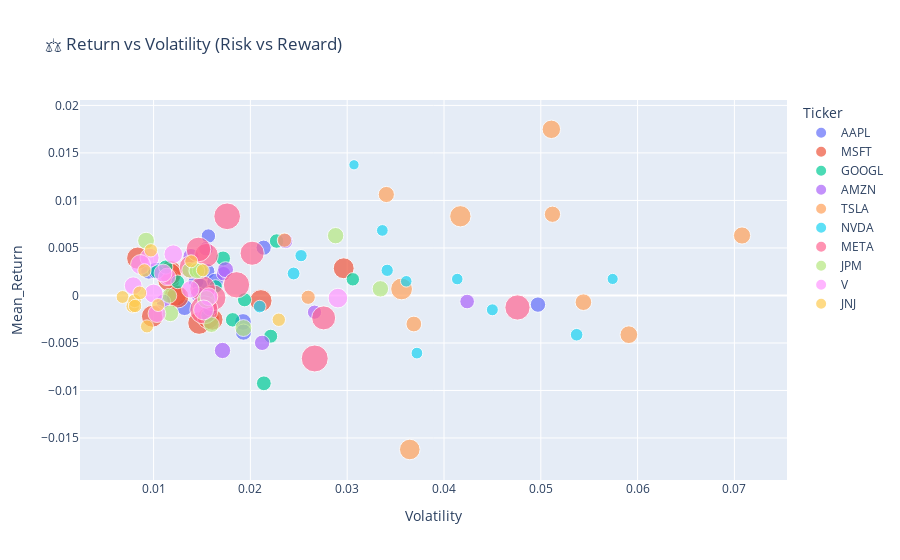

Source (notebook cell):
### Code cell
fig = px.scatter(df,
                 x='Volatility',
                 y='Mean_Return',
                 color='Ticker',
                 size='trend_ema_fast',
                 hover_data=['Month'],
                 title='⚖️ Return vs Volatility (Risk vs Reward)')
fig.show()

### Figure 1 — Plotly figure (JSON) as saved in the notebook; plotly's stock layout.template omitted (floating-point values rounded to 4 significant figures)
{"data": [{"customdata": [["2024-05-01"], ["2024-06-01"], ["2024-07-01"], ["2024-08-01"], ["2024-09-01"], ["2024-10-01"], ["2024-11-01"], ["2024-12-01"], ["2025-01-01"], ["2025-02-01"], ["2025-03-01"], ["2025-04-01"]], "hovertemplate": "Ticker=AAPL<br>Volatility=%{x}<br>Mean_Return=%{y}<br>trend_ema_fast=%{marker.size}<br>Month=%{customdata[0]}<extra></extra>", "legendgroup": "AAPL", "marker": {"color": "#636efa", "size": [180.4, 199.5, 220.5, 219.6, 222.8, 228.2, 227.0, 243.3, 239.0, 236.0, 227.7, 204.9], "sizemode": "area", "sizeref": 1.727, "symbol": "circle"}, "mode": "markers", "name": "AAPL", "orientation": "v", "showlegend": true, "type": "scatter", "x": [0.01566, 0.02137, 0.01551, 0.01439, 0.01481, 0.0132, 0.009501, 0.01024, 0.01924, 0.01635, 0.01929, 0.04971], "xaxis": "x", "y": [0.006251, 0.005025, 0.002526, 0.001549, 0.0009701, -0.001259, 0.002567, 0.00261, -0.002785, 0.001473, -0.003861, -0.0009618], "yaxis": "y"}, {"customdata": [["2024-05-01"], ["2024-06-01"], ["2024-07-01"], ["2024-08-01"], ["2024-09-01"], ["2024-10-01"], ["2024-11-01"], ["2024-12-01"], ["2025-01-01"], ["2025-02-01"], ["2025-03-01"], ["2025-04-01"]], "hovertemplate": "Ticker=MSFT<br>Volatility=%{x}<br>Mean_Return=%{y}<br>trend_ema_fast=%{marker.size}<br>Month=%{customdata[0]}<extra></extra>", "legendgroup": "MSFT", "marker": {"color": "#EF553B", "size": [409.6, 428.2, 445.3, 413.7, 418.0, 418.9, 417.1, 434.2, 427.7, 414.2, 391.6, 378.1], "sizemode": "area", "sizeref": 1.727, "symbol": "circle"}, "mode": "markers", "name": "MSFT", "orientation": "v", "showlegend": true, "type": "scatter", "x": [0.01174, 0.008363, 0.0147, 0.01226, 0.01156, 0.01566, 0.01174, 0.01248, 0.02109, 0.009875, 0.01607, 0.02964], "xaxis": "x", "y": [0.002529, 0.003928, -0.002897, 2.252e-05, 0.001618, -0.002366, 0.00223, -0.000146, -0.0005559, -0.002188, -0.002537, 0.002864], "yaxis": "y"}, {"customdata": [["2024-05-01"], ["2024-06-01"], ["2024-07-01"], ["2024-08-01"], ["2024-09-01"], ["2024-10-01"], ["2024-11-01"], ["2024-12-01"], ["2025-01-01"], ["2025-02-01"], ["2025-03-01"], ["2025-04-01"]], "hovertemplate": "Ticker=GOOGL<br>Volatility=%{x}<br>Mean_Return=%{y}<br>trend_ema_fast=%{marker.size}<br>Month=%{customdata[0]}<extra></extra>", "legendgroup": "GOOGL", "marker": {"color": "#00cc96", "size": [167.9, 175.1, 181.4, 165.6, 158.4, 163.7, 172.2, 181.3, 193.3, 189.6, 169.4, 156.0], "sizemode": "area", "sizeref": 1.727, "symbol": "circle"}, "mode": "markers", "name": "GOOGL", "orientation": "v", "showlegend": true, "type": "scatter", "x": [0.01038, 0.01126, 0.01817, 0.0156, 0.01641, 0.01249, 0.01939, 0.02271, 0.01718, 0.02139, 0.0221, 0.03058], "xaxis": "x", "y": [0.002501, 0.002989, -0.002565, -0.002096, 0.0009464, 0.001433, -0.0004557, 0.005727, 0.003892, -0.009247, -0.004287, 0.001699], "yaxis": "y"}, {"customdata": [["2024-05-01"], ["2024-06-01"], ["2024-07-01"], ["2024-08-01"], ["2024-09-01"], ["2024-10-01"], ["2024-11-01"], ["2024-12-01"], ["2025-01-01"], ["2025-02-01"], ["2025-03-01"], ["2025-04-01"]], "hovertemplate": "Ticker=AMZN<br>Volatility=%{x}<br>Mean_Return=%{y}<br>trend_ema_fast=%{marker.size}<br>Month=%{customdata[0]}<extra></extra>", "legendgroup": "AMZN", "marker": {"color": "#ab63fa", "size": [183.5, 183.9, 191.3, 175.0, 181.2, 186.8, 200.2, 219.0, 225.5, 230.0, 204.0, 185.1], "sizemode": "area", "sizeref": 1.727, "symbol": "circle"}, "mode": "markers", "name": "AMZN", "orientation": "v", "showlegend": true, "type": "scatter", "x": [0.01101, 0.01541, 0.01584, 0.02662, 0.01723, 0.01456, 0.02361, 0.01744, 0.01387, 0.01712, 0.02121, 0.04239], "xaxis": "x", "y": [-0.0006284, 0.004913, -0.001378, -0.00176, 0.00229, 0.0001187, 0.005733, 0.002713, 0.004103, -0.005791, -0.004986, -0.0006396], "yaxis": "y"}, {"customdata": [["2024-05-01"], ["2024-06-01"], ["2024-07-01"], ["2024-08-01"], ["2024-09-01"], ["2024-10-01"], ["2024-11-01"], ["2024-12-01"], ["2025-01-01"], ["2025-02-01"], ["2025-03-01"], ["2025-04-01"]], "hovertemplate": "Ticker=TSLA<br>Volatility=%{x}<br>Mean_Return=%{y}<br>trend_ema_fast=%{marker.size}<br>Month=%{customdata[0]}<extra></extra>", "legendgroup": "TSLA", "marker": {"color": "#FFA15A", "size": [175.0, 179.2, 229.6, 214.0, 225.6, 239.0, 294.5, 391.5, 410.8, 366.9, 271.8, 256.0], "sizemode": "area", "sizeref": 1.727, "symbol": "circle"}, "mode": "markers", "name": "TSLA", "orientation": "v", "showlegend": true, "type": "scatter", "x": [0.02597, 0.02352, 0.0512, 0.03688, 0.03404, 0.0544, 0.05109, 0.04169, 0.03562, 0.03647, 0.0591, 0.07079], "xaxis": "x", "y": [-0.0001899, 0.005822, 0.008547, -0.003004, 0.01063, -0.0007068, 0.01748, 0.008334, 0.0006854, -0.01621, -0.004128, 0.006311], "yaxis": "y"}, {"customdata": [["2024-05-01"], ["2024-06-01"], ["2024-07-01"], ["2024-08-01"], ["2024-09-01"], ["2024-10-01"], ["2024-11-01"], ["2024-12-01"], ["2025-01-01"], ["2025-02-01"], ["2025-03-01"], ["2025-04-01"]], "hovertemplate": "Ticker=NVDA<br>Volatility=%{x}<br>Mean_Return=%{y}<br>trend_ema_fast=%{marker.size}<br>Month=%{customdata[0]}<extra></extra>", "legendgroup": "NVDA", "marker": {"color": "#19d3f3", "size": [91.5, 118.5, 124.0, 115.6, 115.9, 129.9, 141.7, 138.2, 137.3, 130.6, 118.9, 107.5], "sizemode": "area", "sizeref": 1.727, "symbol": "circle"}, "mode": "markers", "name": "NVDA", "orientation": "v", "showlegend": true, "type": "scatter", "x": [0.0307, 0.03363, 0.045, 0.04137, 0.0361, 0.02523, 0.02446, 0.02096, 0.0537, 0.03413, 0.0372, 0.05742], "xaxis": "x", "y": [0.01375, 0.006844, -0.001512, 0.001726, 0.00149, 0.004189, 0.002312, -0.001172, -0.004133, 0.002647, -0.006068, 0.001738], "yaxis": "y"}, {"customdata": [["2024-05-01"], ["2024-06-01"], ["2024-07-01"], ["2024-08-01"], ["2024-09-01"], ["2024-10-01"], ["2024-11-01"], ["2024-12-01"], ["2025-01-01"], ["2025-02-01"], ["2025-03-01"], ["2025-04-01"]], "hovertemplate": "Ticker=META<br>Volatility=%{x}<br>Mean_Return=%{y}<br>trend_ema_fast=%{marker.size}<br>Month=%{customdata[0]}<extra></extra>", "legendgroup": "META", "marker": {"color": "#FF6692", "size": [465.2, 489.2, 498.2, 503.5, 526.4, 574.8, 572.5, 599.7, 616.0, 690.6, 630.1, 550.1], "sizemode": "area", "sizeref": 1.727, "symbol": "circle"}, "mode": "markers", "name": "META", "orientation": "v", "showlegend": true, "type": "scatter", "x": [0.01385, 0.01546, 0.02757, 0.02018, 0.01464, 0.01614, 0.01507, 0.01857, 0.0176, 0.0152, 0.02665, 0.04759], "xaxis": "x", "y": [0.003001, 0.004229, -0.002361, 0.004446, 0.004839, -0.000245, 0.0006986, 0.001121, 0.00833, -0.001516, -0.006633, -0.001264], "yaxis": "y"}, {"customdata": [["2024-05-01"], ["2024-06-01"], ["2024-07-01"], ["2024-08-01"], ["2024-09-01"], ["2024-10-01"], ["2024-11-01"], ["2024-12-01"], ["2025-01-01"], ["2025-02-01"], ["2025-03-01"], ["2025-04-01"]], "hovertemplate": "Ticker=JPM<br>Volatility=%{x}<br>Mean_Return=%{y}<br>trend_ema_fast=%{marker.size}<br>Month=%{customdata[0]}<extra></extra>", "legendgroup": "JPM", "marker": {"color": "#B6E880", "size": [191.3, 193.3, 202.4, 206.0, 209.4, 213.0, 231.7, 239.7, 246.9, 267.1, 245.6, 234.6], "sizemode": "area", "sizeref": 1.727, "symbol": "circle"}, "mode": "markers", "name": "JPM", "orientation": "v", "showlegend": true, "type": "scatter", "x": [0.01434, 0.01162, 0.01371, 0.01481, 0.01598, 0.01448, 0.0288, 0.01173, 0.009224, 0.01545, 0.01928, 0.03343], "xaxis": "x", "y": [0.002703, -3.199e-05, 0.002653, 0.002603, -0.003072, 0.00259, 0.006293, -0.00188, 0.005761, -0.00041, -0.003431, 0.0006963], "yaxis": "y"}, {"customdata": [["2024-05-01"], ["2024-06-01"], ["2024-07-01"], ["2024-08-01"], ["2024-09-01"], ["2024-10-01"], ["2024-11-01"], ["2024-12-01"], ["2025-01-01"], ["2025-02-01"], ["2025-03-01"], ["2025-04-01"]], "hovertemplate": "Ticker=V<br>Volatility=%{x}<br>Mean_Return=%{y}<br>trend_ema_fast=%{marker.size}<br>Month=%{customdata[0]}<extra></extra>", "legendgroup": "V", "marker": {"color": "#FF97FF", "size": [272.5, 271.6, 265.0, 262.1, 278.0, 278.9, 299.2, 312.1, 316.9, 344.3, 343.9, 333.3], "sizemode": "area", "sizeref": 1.727, "symbol": "circle"}, "mode": "markers", "name": "V", "orientation": "v", "showlegend": true, "type": "scatter", "x": [0.007895, 0.01035, 0.0138, 0.01139, 0.01571, 0.01098, 0.01204, 0.01, 0.009585, 0.008654, 0.01516, 0.02904], "xaxis": "x", "y": [0.001025, -0.001913, 0.0006426, 0.00195, -0.0001377, 0.002354, 0.004345, 0.0001928, 0.003969, 0.003254, -0.001525, -0.0002767], "yaxis": "y"}, {"customdata": [["2024-05-01"], ["2024-06-01"], ["2024-07-01"], ["2024-08-01"], ["2024-09-01"], ["2024-10-01"], ["2024-11-01"], ["2024-12-01"], ["2025-01-01"], ["2025-02-01"], ["2025-03-01"], ["2025-04-01"]], "hovertemplate": "Ticker=JNJ<br>Volatility=%{x}<br>Mean_Return=%{y}<br>trend_ema_fast=%{marker.size}<br>Month=%{customdata[0]}<extra></extra>", "legendgroup": "JNJ", "marker": {"color": "#FECB52", "size": [145.2, 143.6, 146.6, 156.1, 161.8, 159.7, 154.7, 148.2, 144.7, 153.7, 163.5, 156.4], "sizemode": "area", "sizeref": 1.727, "symbol": "circle"}, "mode": "markers", "name": "JNJ", "orientation": "v", "showlegend": true, "type": "scatter", "x": [0.01047, 0.006795, 0.01389, 0.009057, 0.007849, 0.008034, 0.008087, 0.009318, 0.01508, 0.009723, 0.00857, 0.02293], "xaxis": "x", "y": [-0.001006, -0.0001614, 0.003595, 0.002636, -0.001129, -0.0005632, -0.001109, -0.003257, 0.002648, 0.004749, 0.0002711, -0.002557], "yaxis": "y"}], "layout": {"legend": {"itemsizing": "constant", "title": {"text": "Ticker"}, "tracegroupgap": 0}, "title": {"text": "⚖️ Return vs Volatility (Risk vs Reward)"}, "xaxis": {"anchor": "y", "domain": [0, 1], "title": {"text": "Volatility"}}, "yaxis": {"anchor": "x", "domain": [0, 1], "title": {"text": "Mean_Return"}}}}
